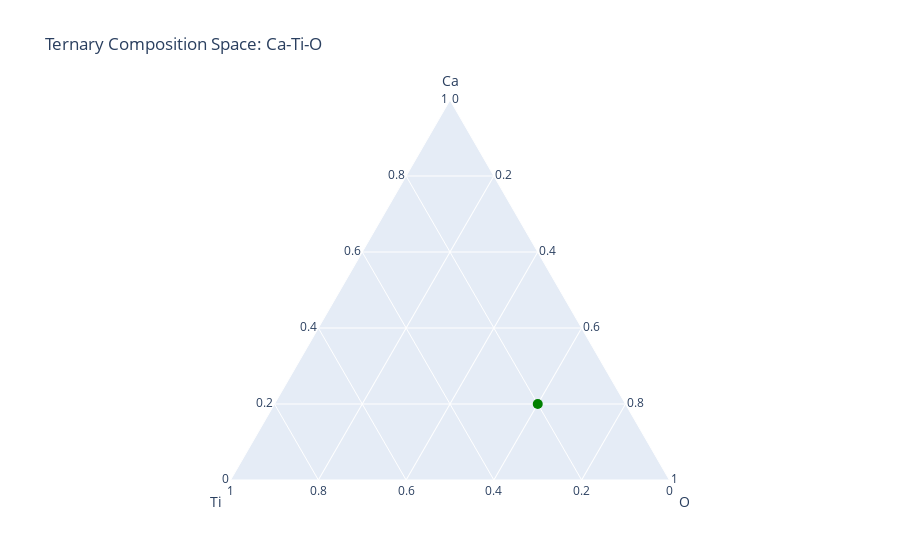

Write notebook code for a chart like this one.
### Markdown cell above
## 4. Ternary Screening (ABX₃ and Beyond) <a name="ternary"></a>

Now let's explore ternary compounds, including the important ABX₃ stoichiometry found in perovskites:

### Code cell
def ternary_screening(elements_triplet, ratio=(1,1,3), max_mult=2):
    """Screen ternary compositions for a given stoichiometry ratio.
    
    Args:
        elements_triplet (list): Three elements to screen
        ratio (tuple): Target stoichiometry ratio (default: ABX₃)
        max_mult (int): Maximum multiplier for the ratio
        
    Returns:
        pd.DataFrame: Results of ternary screening
    """
    comps = generate_compositions(elements_triplet, ratio=ratio, max_mult=max_mult)
    
    data = []
    for c in comps:
        data.append({
            "elements_triplet": "-".join(elements_triplet),
            "composition": c,
            "reduced_formula": c.reduced_formula,
            "valid_smact": smact_validity(c)
        })
    return pd.DataFrame(data)

# Example: Screen for perovskite-like compounds
elements_ternary = ["Ca", "Ti", "O"]
df_tern = ternary_screening(elements_ternary, ratio=(1,1,3), max_mult=2)

print("\nTernary (ABX₃) screening results:")
print(df_tern)

# Create an interactive ternary plot
def plot_ternary(df, elements):
    """Create an interactive ternary plot of compositions."""
    def comp_to_frac(comp):
        amounts = [comp[el] for el in elements]
        total = sum(amounts)
        return [amt/total for amt in amounts]
    
    fracs = np.array([comp_to_frac(row["composition"]) for _, row in df.iterrows()])
    
    fig = go.Figure()
    
    # Add valid compositions
    valid_mask = df["valid_smact"]
    if valid_mask.any():
        valid_fracs = fracs[valid_mask]
        fig.add_trace(go.Scatterternary(
            a=valid_fracs[:,0], b=valid_fracs[:,1], c=valid_fracs[:,2],
            mode="markers",
            marker=dict(size=10, color="green", symbol="circle"),
            name="Valid"
        ))
    
    # Add invalid compositions
    invalid_mask = ~valid_mask
    if invalid_mask.any():
        invalid_fracs = fracs[invalid_mask]
        fig.add_trace(go.Scatterternary(
            a=invalid_fracs[:,0], b=invalid_fracs[:,1], c=invalid_fracs[:,2],
            mode="markers",
            marker=dict(size=10, color="red", symbol="x"),
            name="Invalid"
        ))
    
    fig.update_layout(
        title=f"Ternary Composition Space: {'-'.join(elements)}",
        ternary=dict(
            aaxis=dict(title=elements[0]),
            baxis=dict(title=elements[1]),
            caxis=dict(title=elements[2])
        )
    )
    
    fig.show()

plot_ternary(df_tern, elements_ternary)

### Figure 1 — Plotly figure (JSON) as saved in the notebook; plotly's stock layout.template omitted (floating-point values rounded to 4 significant figures)
{"data": [{"a": [0.2], "b": [0.2], "c": [0.6], "marker": {"color": "green", "size": 10, "symbol": "circle"}, "mode": "markers", "name": "Valid", "type": "scatterternary"}], "layout": {"ternary": {"aaxis": {"title": {"text": "Ca"}}, "baxis": {"title": {"text": "Ti"}}, "caxis": {"title": {"text": "O"}}}, "title": {"text": "Ternary Composition Space: Ca-Ti-O"}}}
